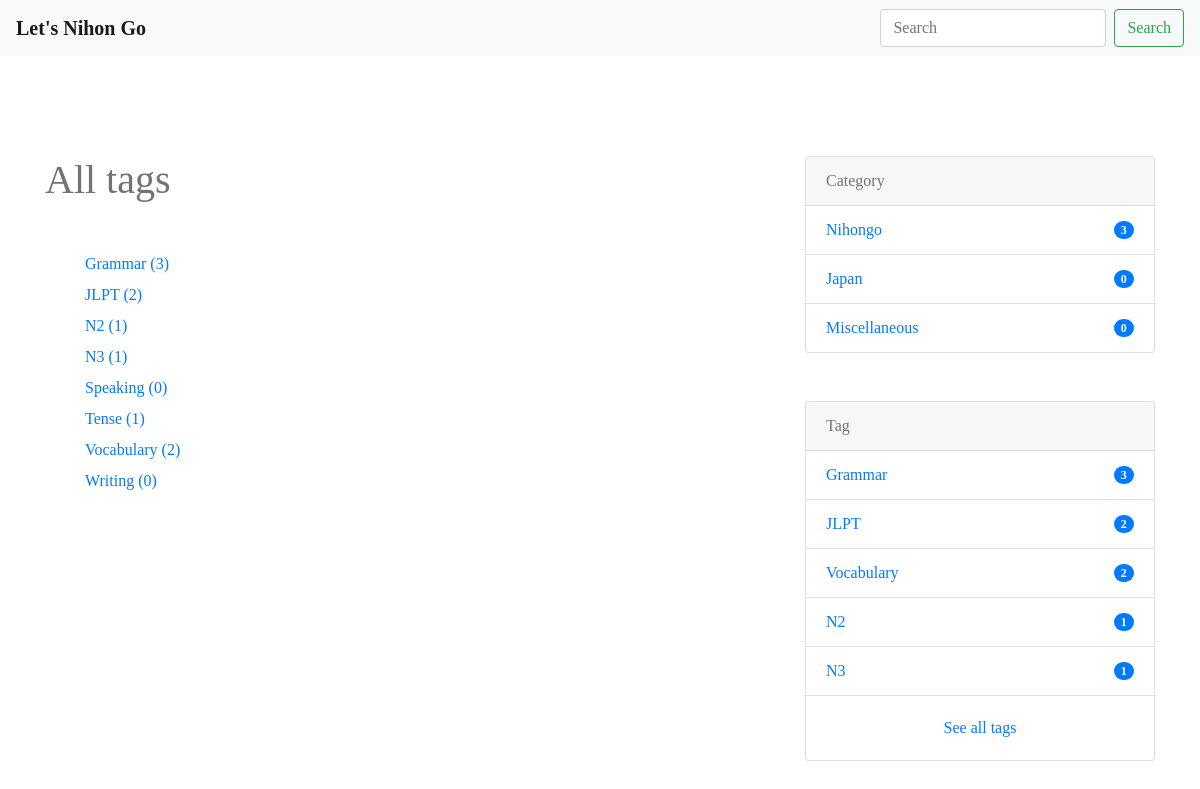
Page /tags/ on the earlier database version.
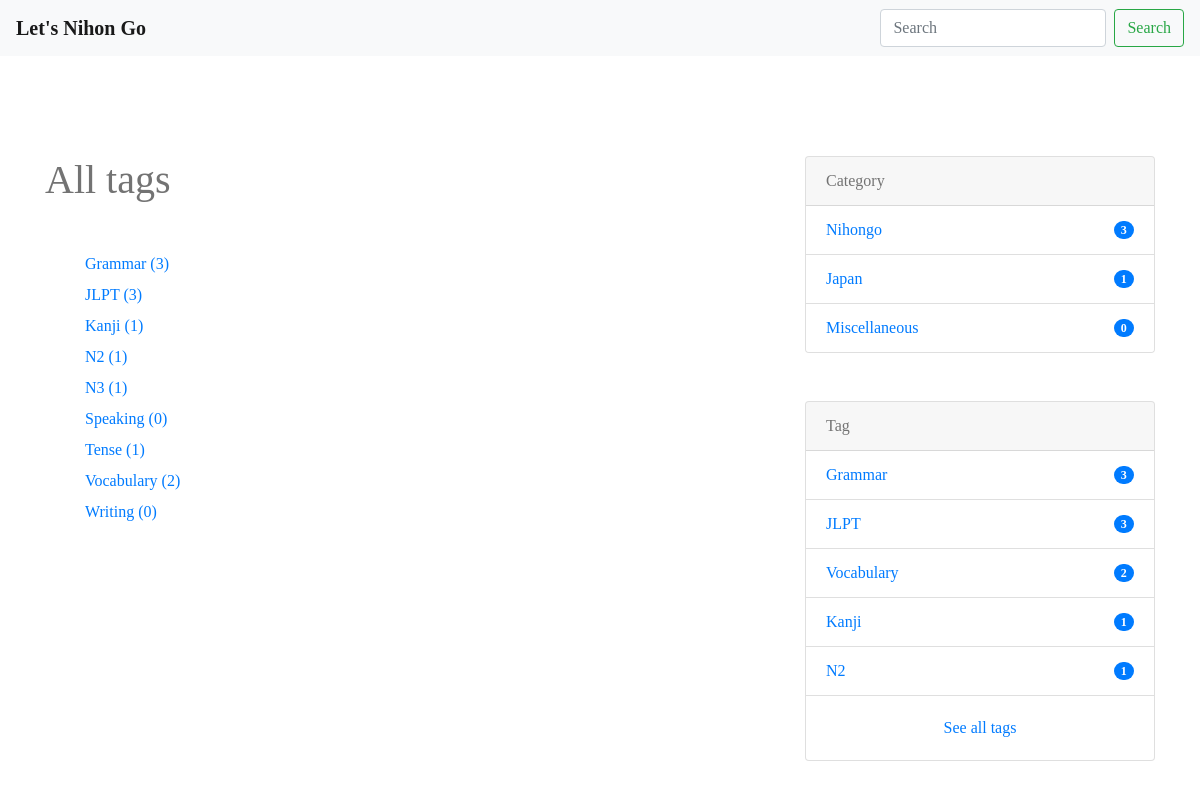
Same page on the later database version.
### blog/models.py (models this page shows, shortened)
class Tag(models.Model):
    name = models.CharField(max_length=255)
    slug = models.SlugField(unique=True)
    timestamp = models.DateTimeField(auto_now_add=True)

class Category(models.Model):
    name = models.CharField(max_length=255)
    slug = models.SlugField(unique=True)
    timestamp = models.DateTimeField(auto_now_add=True)

### blog/views.py (the view)
# urls.py: path('tags/', TagListView.as_view(), name='tag_list'),
class TagListView(ListView):
    queryset = Tag.objects.annotate(num_posts=Count(
        'post', filter=Q(post__is_public=True)))

### nihongo/context_processors.py (called while the page is built)
def common(request):
    context = {
        'categories': Category.objects.annotate(
            num_posts=Count('post', filter=Q(post__is_public=True))),
        'tags': Tag.objects.annotate(
            num_posts=Count('post', filter=Q(post__is_public=True))),
    }
    return context

### blog/templates/blog/tag_list.html
{% extends "base.html" %}
{% load static %}
{% block content %}
<link rel="stylesheet" href="{% static 'blog/css/blog.css' %}">
<div class="container">
  <div class="row">
    <main class="col-md-8">
      <h1 class="mb-5">All tags</h1>
      <ul>
        {% for tag in object_list %}
        <li style="list-style:none; margin-bottom:7px;"><a href="{% url 'blog:tag_post' tag.slug %}">{{ tag.name }} ({{ tag.num_posts }})</a></li>
        {% empty %}
        <li>タグはありません。</li>
        {% endfor %}
      </ul>
    </main>
    <aside class="col-md-4">
      {% include "blog/snippets/sidebar.html" %}
    </aside>
  </div>
</div>
{% endblock %}

### blog/templates/blog/snippets/sidebar.html
{% load static %}
<link rel="stylesheet" href="{% static 'blog/css/blog.css' %}">
<div class="card mb-5">
  <div class="card-header">
    Category
  </div>
  <ul class="list-group list-group-flush">
    {% for category in categories|dictsort:"id" %}
    <li class="list-group-item d-flex justify-content-between align-items-center">
      <a href="{% url 'blog:category_post' category.slug %}" class="card-link">{{ category.name }}</a>
      <span class="badge badge-primary badge-pill">{{ category.num_posts }}</span>
    </li>
    {% endfor %}
  </ul>
</div>
<div class="card mb-5 mt-5">
  <div class="card-header">
    Tag
  </div>
  <ul class="list-group list-group-flush">
    {% for tag in tags|dictsortreversed:"num_posts"|slice:":5" %}
    <li class="list-group-item d-flex justify-content-between align-items-center">
      <a href="{% url 'blog:tag_post' tag.slug %}" class="card-link">{{ tag.name }}</a>
      <span class="badge badge-primary badge-pill">{{ tag.num_posts }}</span>
    </li>
    {% endfor %}
  </ul>
  <div class="card-body text-center">
    <a href="{% url 'blog:tag_list' %}" class="card-link">See all tags</a>
  </div>
</div>

Differences in the rows shown:
no longer on one of the page's lists (row unchanged): Tag: name "N3", num_posts "1"
computed for Tag "JLPT": num_posts "2" → "3"
added Tag: name "Kanji", num_posts "1"
computed for Category "Japan": num_posts "0" → "1"
